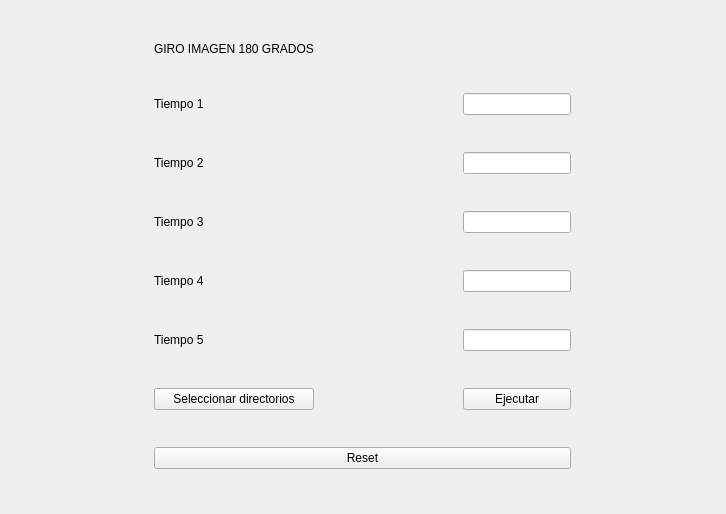
<?xml version="1.0" encoding="UTF-8"?>
<ui version="4.0">
 <class>giroImagenWindow</class>
 <widget class="QWidget" name="giroImagenWindow">
  <property name="geometry">
   <rect>
    <x>0</x>
    <y>0</y>
    <width>726</width>
    <height>514</height>
   </rect>
  </property>
  <property name="windowTitle">
   <string>Form</string>
  </property>
  <layout class="QGridLayout" name="gridLayout">
   <item row="5" column="0">
    <widget class="QLabel" name="label_5">
     <property name="sizePolicy">
      <sizepolicy hsizetype="Fixed" vsizetype="Preferred">
       <horstretch>0</horstretch>
       <verstretch>0</verstretch>
      </sizepolicy>
     </property>
     <property name="text">
      <string>Tiempo 4</string>
     </property>
    </widget>
   </item>
   <item row="0" column="0">
    <widget class="QLabel" name="label">
     <property name="sizePolicy">
      <sizepolicy hsizetype="Maximum" vsizetype="Maximum">
       <horstretch>0</horstretch>
       <verstretch>0</verstretch>
      </sizepolicy>
     </property>
     <property name="text">
      <string>GIRO IMAGEN 180 GRADOS</string>
     </property>
    </widget>
   </item>
   <item row="1" column="0">
    <widget class="QLabel" name="label_2">
     <property name="text">
      <string>Tiempo 1 </string>
     </property>
    </widget>
   </item>
   <item row="6" column="0">
    <widget class="QLabel" name="label_6">
     <property name="text">
      <string>Tiempo 5</string>
     </property>
    </widget>
   </item>
   <item row="9" column="0">
    <widget class="QPushButton" name="directories_button">
     <property name="text">
      <string>Seleccionar directorios</string>
     </property>
    </widget>
   </item>
   <item row="3" column="0">
    <widget class="QLabel" name="label_4">
     <property name="text">
      <string>Tiempo 3 </string>
     </property>
    </widget>
   </item>
   <item row="2" column="0">
    <widget class="QLabel" name="label_3">
     <property name="text">
      <string>Tiempo 2</string>
     </property>
    </widget>
   </item>
   <item row="6" column="1">
    <widget class="QLineEdit" name="lineEdit_5">
     <property name="sizePolicy">
      <sizepolicy hsizetype="Fixed" vsizetype="Fixed">
       <horstretch>0</horstretch>
       <verstretch>0</verstretch>
      </sizepolicy>
     </property>
    </widget>
   </item>
   <item row="5" column="1">
    <widget class="QLineEdit" name="lineEdit_4">
     <property name="sizePolicy">
      <sizepolicy hsizetype="Fixed" vsizetype="Maximum">
       <horstretch>0</horstretch>
       <verstretch>0</verstretch>
      </sizepolicy>
     </property>
    </widget>
   </item>
   <item row="3" column="1">
    <widget class="QLineEdit" name="lineEdit_3">
     <property name="sizePolicy">
      <sizepolicy hsizetype="Fixed" vsizetype="Fixed">
       <horstretch>0</horstretch>
       <verstretch>0</verstretch>
      </sizepolicy>
     </property>
    </widget>
   </item>
   <item row="2" column="1">
    <widget class="QLineEdit" name="lineEdit_2">
     <property name="sizePolicy">
      <sizepolicy hsizetype="Fixed" vsizetype="Fixed">
       <horstretch>0</horstretch>
       <verstretch>0</verstretch>
      </sizepolicy>
     </property>
    </widget>
   </item>
   <item row="1" column="1">
    <widget class="QLineEdit" name="lineEdit">
     <property name="sizePolicy">
      <sizepolicy hsizetype="Fixed" vsizetype="Fixed">
       <horstretch>0</horstretch>
       <verstretch>0</verstretch>
      </sizepolicy>
     </property>
    </widget>
   </item>
   <item row="9" column="1">
    <widget class="QPushButton" name="pushButton">
     <property name="text">
      <string>Ejecutar</string>
     </property>
    </widget>
   </item>
   <item row="10" column="0" colspan="2">
    <widget class="QPushButton" name="pushButton_3">
     <property name="text">
      <string>Reset</string>
     </property>
    </widget>
   </item>
  </layout>
 </widget>
 <resources/>
 <connections/>
</ui>
